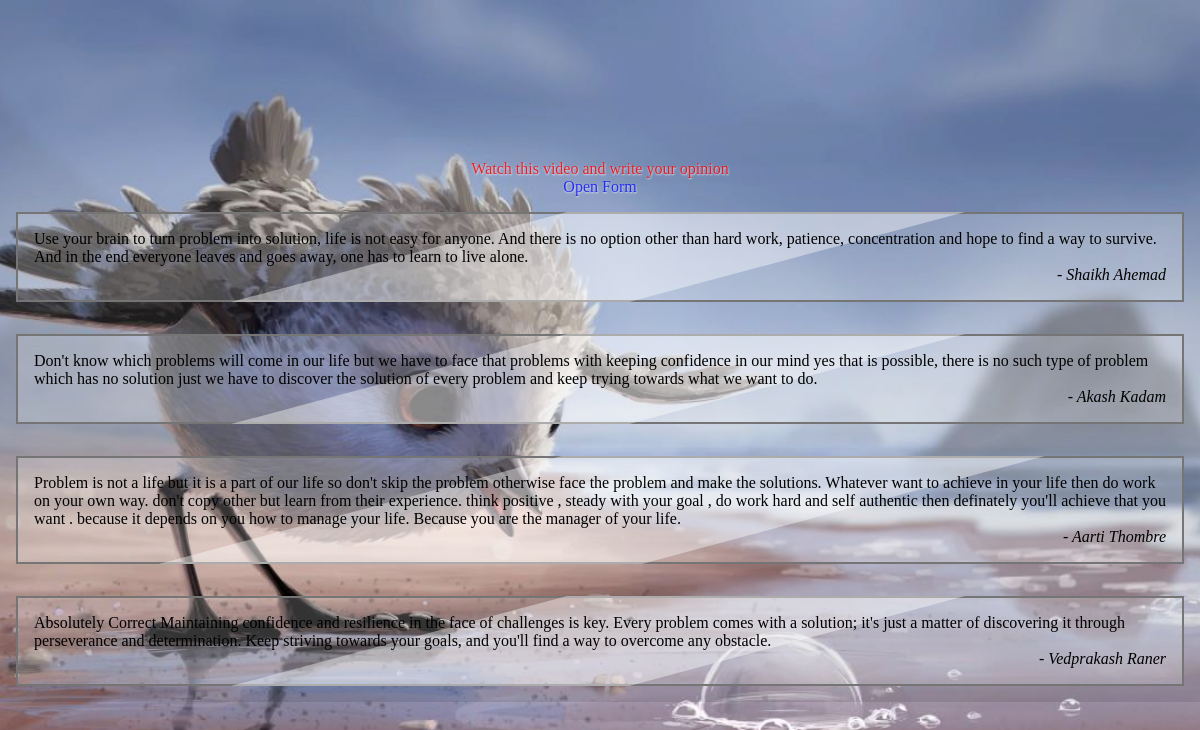
The page / on the database its author committed.
### tables this page shows
CREATE TABLE `quotes` (
  `id` int(11) NOT NULL,
  `owner` varchar(75) DEFAULT NULL,
  `quote` varchar(500) DEFAULT NULL
);

### index.php (the view, shortened to what this page needs)
<?php
$servername = "sql212.infinityfree.com";
$username = "if0_36038282";
$password = "Or9cEg19W8PKj";
$database = "if0_36038282_piper";
$conn = mysqli_connect($servername, $username, $password, $database);
?>
<!DOCTYPE html>
<html lang="en">
<head>
  <link rel="stylesheet" href="style.css" type="text/css" media="all" />
</head>
<body>
<main>
<div class="container">
<iframe src="https://youtube.com/embed/KCf56Tb0CP8" frameborder="0" allowfullscreen></iframe>
<div class="note">
Watch this video and write your opinion
<div class="form-nav">
Open Form
</div>
</div>
<?php
$sql = "SELECT * FROM quotes";
$result = $conn->query($sql);
if ($result->num_rows > 0) {
while ($row = $result->fetch_assoc()) {
?>
<div class="quote">
<blockquote>
<p>
<?php
echo $row["quote"]; ?>
</p>
<cite class="owner">
<?php echo $row["owner"]; ?>
</cite>
</blockquote>
</div>
<?php
}
}
?>
</div>
</main>
</body>
</html>

### style.css (style rules this page uses)
* { margin: 0; padding: 0; }
body { margin: 0; padding: 0; background: url("./assets/piper-d.jpg") no-repeat center center fixed; background-size: cover; z-index: -1; }
main { overflow-y: auto; overflow: auto; display: flex; flex-direction: column; justify-content: center; align-items: center; justify-items: center; }
.container { display: flex; flex-direction: column; justify-content: center; align-items: center; justify-items: center; width: 100%; background: rgba(0, 0, 0, 0.1); color: white; }
iframe { max-width: 100%; border: none; align-self: center; border-radius: 8px; box-shadow: 0 2px 4px rgba(0, 0, 0,); margin: 5px; }
.quote { display: inline-block; margin: 1em; overflow: hidden; }
.quote blockquote { background-color: rgba(255, 255, 255, 0.2); border: solid 2px #757575; display: inline-block; margin: 0; padding: 1em; position: relative; color: black; }
.quote blockquote:before { background-color: rgba(255, 255, 255, 0.4); bottom: -10%; content: ""; left: 0; position: absolute; right: 0; top: -10%; transform: rotate(-15deg) skew(5deg); }
.quote blockquote cite { display: block; font-style: italic; text-align: right; }
.quote blockquote cite:before { content: "- "; }
.quote blockquote > * { position: relative; z-index: 1; }
.note { color: red; opacity: 0.8; text-align: center; text-shadow: 0.5px 0.5px 2px white; }
.form-nav { color: blue; opacity: 0.9; text-align: center; }

### rows shown on the page
quotes: quote "Use your brain to turn problem into solution, life is not easy for anyone. And there is no option other than hard work, patience, concentration and hope to find a way to survive. And in the end everyone leaves and goes away, one has to learn to live alone.", owner "Shaikh Ahemad"
quotes: quote "Don't know which problems will come in our life but we have to face that problems with keeping confidence in our mind yes that is possible, there is no such type of problem which has no solution just we have to discover the solution of every problem and keep trying towards what we want to do.", owner "Akash Kadam"
quotes: quote "Problem is not a life but it is a part of our life so don't skip the problem otherwise face the problem and make the solutions. Whatever want to achieve in your life then do work on your own way. don't copy other but learn from their experience. think positive , steady with your goal , do work hard and self authentic then definately you'll achieve that you want . because it depends on you how to manage your life. Because you are the manager of your life.", owner "Aarti Thombre"
quotes: quote "Absolutely Correct Maintaining confidence and resilience in the face of challenges is key. Every problem comes with a solution; it's just a matter of discovering it through perseverance and determination. Keep striving towards your goals, and you'll find a way to overcome any obstacle.", owner "Vedprakash Raner"
